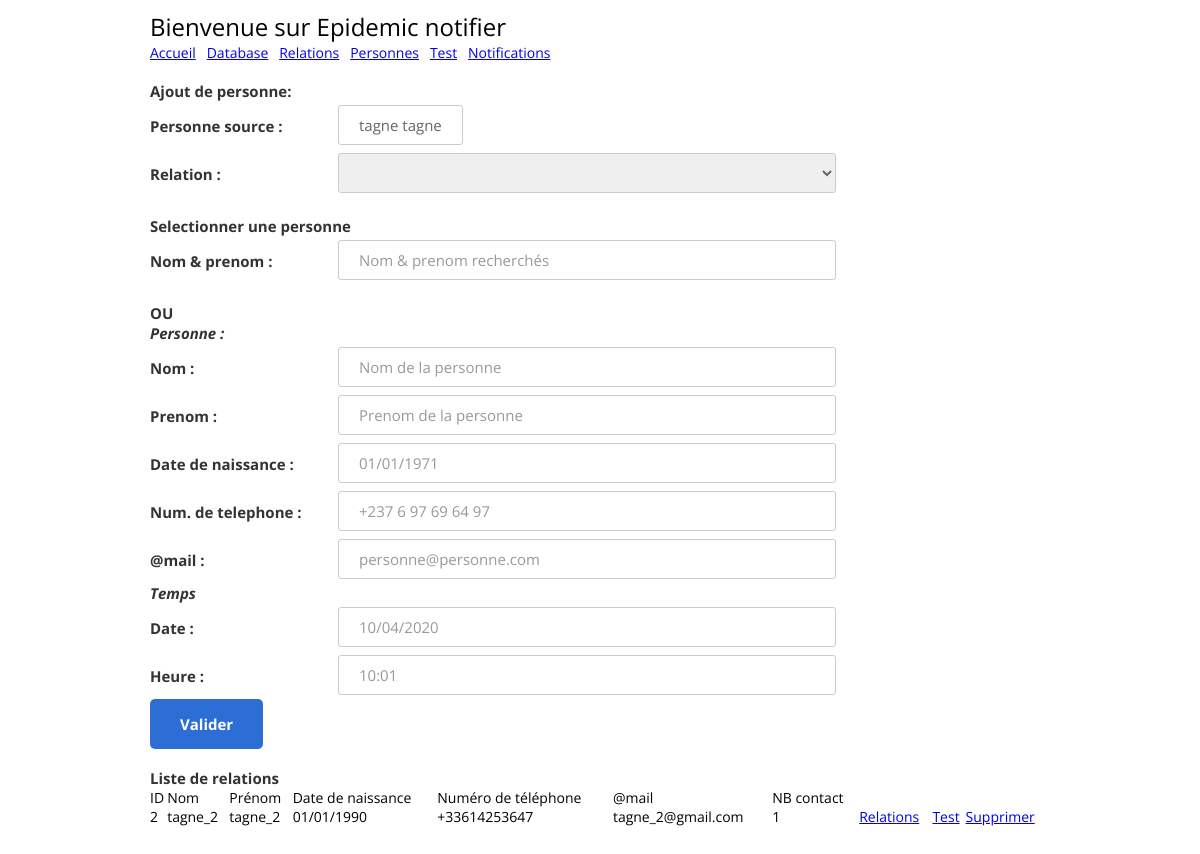
Screenshot of /crp?personne=1 with the database file from the repository.
### tables this page shows
CREATE TABLE personnes (
            id integer PRIMARY KEY,    
            nom text,
            prenom text,
            date_naiss text,
            num_telephone text,
            email text,
            UNIQUE (nom, prenom, date_naiss)
            );

### app.py (the view)
@app.route("/crp", methods=["GET"])
def home_rcp():
    personne_id = request.args.get("personne")
    if personne_id is None or personne_id == "":
        return redirect("/personnes")
    personne = Personne().get_one(personne_id)
    relations = Relation().get_all()
    personnes = CRP().get_personnes_crp(personne_id)
    return render_template("crp.html", personne=personne, relations=relations, personnes=personnes)

### treatment/db/contact_relation_personne.py (called while the page is built)
    def get_personne_nb_contact(self, personne_id):
        r = "SELECT COUNT(*) FROM contact_relation_personnes WHERE personne_id_1=? OR personne_id_2=? LIMIT 1"
        self.cur.execute(r, (str(personne_id), str(personne_id)))
        row = self.cur.fetchone()
        return row[0]

### treatment/db/personne.py (called while the page is built)
    def get_one(self, id_):
        self.cur.execute("SELECT  * FROM personnes WHERE id=? ORDER BY id ASC", str(id_))
        row = self.cur.fetchone()
        if (row != None):
            return RPersonne(str(row[0]), row[1], row[2], row[3], row[4], row[5])
        return None

### treatment/db/relation.py (called while the page is built)
    def get_all(self):
        self.cur.execute("SELECT  * FROM relations ORDER BY id ASC")
        rows = self.cur.fetchall()
        return [RRelation(row[0], row[1]) for row in rows]

### templates/crp.html (shortened to what this page needs)
<!DOCTYPE html>
<html>
  <head>
    {% include 'inc/header.html' %}
  </head>
  <body>
    <div class="page-wrapper bg-dark p-t-100 p-b-50">
      <div class="wrapper wrapper--w900">
        <form action="/crp" method="POST" onsubmit="return validate_form_crp();">
          <div class="card card-6">
            <div class="card-heading">
              {% include 'inc/header_menu.html' %}
            </div>
            <div class="card-body">
              <div class="label-row">Ajout de personne: </div>
              <div class="form-row">
                <div class="name">Personne source : </div>
                <div class="input--style-6">{{ personne.nom + ' '+ personne.prenom }}
                </div>
              </div>
              <div class="form-row">
                <div class="name">Relation : </div>
                <div class="value">
                  <select class="select-input" id="id_relation" name="id_relation">
                    <option value=""></option>
                    {% if relations %}
                      {% for r in relations %}
                        <option value="{{ r.id }}">{{ r.libelle }}</option>
                      {% endfor %}
                    {% endif %}
                  </select>
                </div>
              </div>
              <br/>
              <div class="label-row">Selectionner une personne</div>
              <div class="form-row">
                <div class="name">Nom & prenom : </div>
                <div class="value">
                  <input class="input--style-6" type="text" id="searchname" name="searchname" value="" placeholder="Nom & prenom recherchés" size="64" autocomplete="false">
                </div>
              </div>
              <br/>
              <div class="label-row">OU</div>
              {% include 'inc/form_personne.html' %}
              <div class="label-row"><i>Temps</i></div>
              <div class="form-row">
                <div class="name">Date :</div>
                <div class="value">
                  <input class="input--style-6" type="text" id="date_contact" name="date_contact" value="" placeholder="10/04/2020" autocomplete="false">
                </div>
              </div>
              <div class="form-row">
                <div class="name">Heure :</div>
                <div class="value">
                  <input class="input--style-6" type="text" id="heure_contact" name="heure_contact" value="" placeholder="10:01" autocomplete="false">
                </div>
              </div>
            </div>
          </div>
          <div class="card-footer">
            <button class="btn btn--radius-2 btn--blue-2" id="btnvalid_crp" type="submit">Valider</button>
          </div>
        </form>
        <br/>
        <div class="card card-6">
          <div class="card-body">
            <div class="label-row">Liste de relations</div>
            {% include 'inc/list_personne.html' %}
          </div>
        </div>
      </div>
    </div>
  </body>
</html>

### templates/inc/list_personne.html
<table width="100%">
      <thead>
        <td>ID</td>
        <td>Nom</td>
        <td>Prénom</td>
        <td>Date de naissance</td>
        <td>Numéro de téléphone</td>
        <td>@mail</td>
        <td>NB contact</td>
        <td></td>
        <td></td>
        <td></td>
      </thead>
      <tbody>
        {% if personnes %}
          {% for p in personnes %}
            <tr>
              <td>{{ p.id }}</td>
              <td>{{ p.nom }}</td>
              <td>{{ p.prenom }}</td>
              <td>{{ p.date_naiss }}</td>
              <td>{{ p.num_telephone }}</td>
              <td>{{ p.email }}</td>
              <td>{{ p.nb_contact }}</td>
              <td><a href="crp?personne={{ p.id }}">Relations</a></td>
              <td><a href="tests?personne={{ p.id }}">Test</a></td>
              <td><a href="javascript:;" onclick="javascript:confirm_delete('personnes/delete/{{ p.id }}')";>Supprimer</td>
            </tr>
          {% endfor %}
        {% else %}
          <tr><td colspan="8">No result!</td></tr>
        {% endif %}
      </tbody>
    </table>

### static/css/main.css (style rules this page uses)
.label-row { color: #333; font-size: 15px; font-weight: 700; }
.select-input { line-height: 38px; border: 1px solid #cccccc; -webkit-border-radius: 3px; -moz-border-radius: 3px; border-radius: 3px; color: #666; font-size: 15px; -webkit-transition: all 0.4s ease; -o-transition: all 0.4s ease; -moz-transition: all 0.4s ease; transition: all 0.4s ease; padding: 0px 20px; width: 70%; height: 40px; }
.form-row { display: -webkit-box; display: -webkit-flex; display: -moz-box; display: -ms-flexbox; display: flex; -webkit-flex-wrap: wrap; -ms-flex-wrap: wrap; flex-wrap: wrap; -webkit-box-align: start; -webkit-align-items: flex-start; -moz-box-align: start; -ms-flex-align: start; align-items: flex-start; padding: 4px 0px; }
.form-row .name { width: 188px; color: #333; font-size: 15px; font-weight: 700; margin-top: 11px; }
.form-row .value { width: -webkit-calc(100% - 188px); width: -moz-calc(100% - 188px); width: calc(100% - 188px); }
html { -webkit-box-sizing: border-box; -moz-box-sizing: border-box; box-sizing: border-box; }
* { padding: 0; margin: 0; }
*, *:before, *:after { -webkit-box-sizing: inherit; -moz-box-sizing: inherit; box-sizing: inherit; }
body, h1, h2, h3, h4, h5, h6, blockquote, p, pre, dl, dd, ol, ul, figure, hr, fieldset, legend { margin: 0; padding: 0; }
table { border-collapse: collapse; border-spacing: 0; }
button { outline: none; background: none; border: none; }
.page-wrapper { min-height: 100vh; }
body { font-family: "Open Sans", "Arial", "Helvetica Neue", sans-serif; font-weight: 400; font-size: 14px; }
.p-t-100 { padding-top: 10px; }
.p-b-50 { padding-bottom: 50px; }
.wrapper { margin: 0 auto; }
.wrapper--w900 { max-width: 900px; }
.btn { display: inline-block; line-height: 50px; padding: 0 30px; -webkit-transition: all 0.4s ease; -o-transition: all 0.4s ease; -moz-transition: all 0.4s ease; transition: all 0.4s ease; cursor: pointer; font-size: 15px; text-transform: capitalize; font-weight: 700; color: #fff; font-family: inherit; }
.btn--radius-2 { -webkit-border-radius: 5px; -moz-border-radius: 5px; border-radius: 5px; }
.btn--blue-2 { background: #2c6ed5; }
input, textarea { outline: none; margin: 0; border: none; -webkit-box-shadow: none; -moz-box-shadow: none; box-shadow: none; width: 70%; font-size: 14px; font-family: inherit; }
.input--style-6, .textarea--style-6 { background: transparent; line-height: 38px; border: 1px solid #cccccc; -webkit-border-radius: 3px; -moz-border-radius: 3px; border-radius: 3px; color: #666; font-size: 15px; -webkit-transition: all 0.4s ease; -o-transition: all 0.4s ease; -moz-transition: all 0.4s ease; transition: all 0.4s ease; padding: 0 20px; }
.card { -webkit-border-radius: 3px; -moz-border-radius: 3px; border-radius: 3px; background: #fff; }
.card-6 { background: transparent; }
.card-6 .card-heading { background: transparent; }
.card-6 .card-body { background: #fff; position: relative; border-bottom: none; padding-bottom: 0; -webkit-border-top-left-radius: 3px; -moz-border-radius-topleft: 3px; border-top-left-radius: 3px; -webkit-border-top-right-radius: 3px; -moz-border-radius-topright: 3px; border-top-right-radius: 3px; }
.card-6 .card-body:before { bottom: 100%; left: 75px; border: solid transparent; content: ""; height: 0; width: 0; position: absolute; pointer-events: none; border-color: rgba(255, 255, 255, 0); border-bottom-color: #fff; border-width: 10px; }

### rows the page displays
personnes: nom+prenom "tagne tagne"
personnes: id "2", nom "tagne_2", prenom "tagne_2", date_naiss "01/01/1990", num_telephone "+33614253647", email "tagne_2@gmail.com", nb_contact "1"
